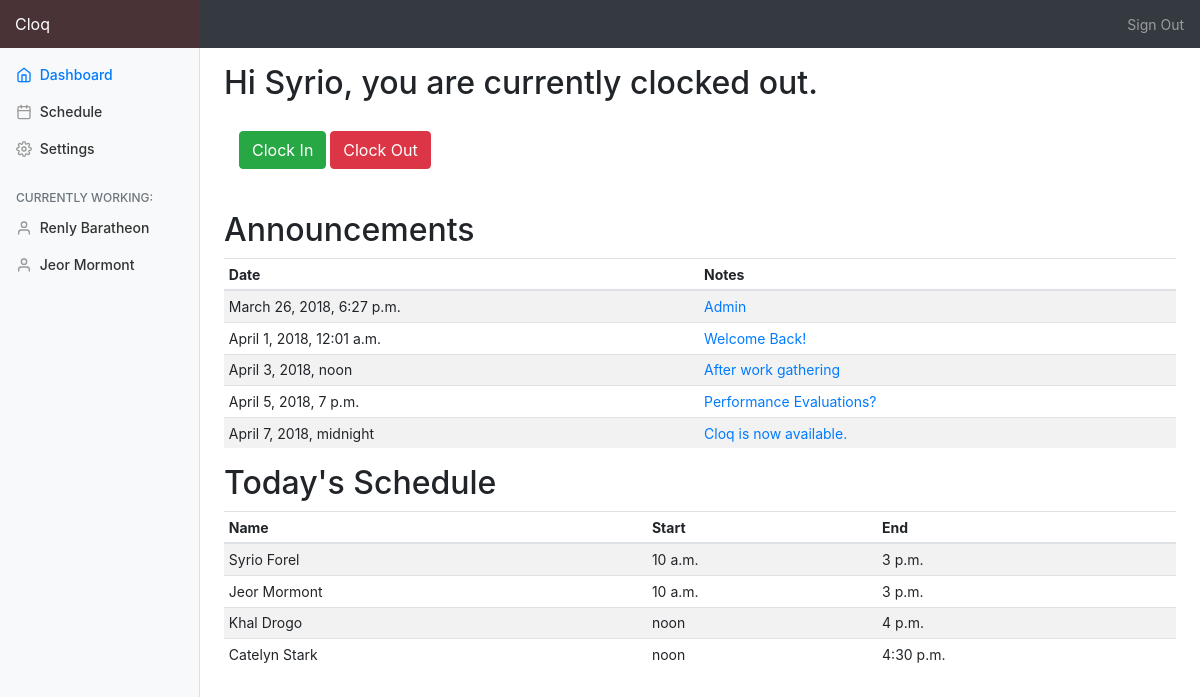
The page /cloq/ on the database its author committed.
### Cloq/models.py (models this page shows, shortened)
class user(models.Model):
    uid = models.AutoField(primary_key = True, help_text="User identifier.")
    usertype = models.IntegerField(help_text = "User type (1 = user, 2 = admin).")
    firstname = models.CharField(max_length=100, help_text = "First name.")
    lastname = models.CharField(max_length=100, help_text = "Last name.")
    username = models.CharField(max_length=30, help_text = "Username.")
    password = models.CharField(max_length=255, help_text = "Hashed user password.")
    email = models.EmailField(help_text = "User email.")
    notification = models.BooleanField(help_text = "Receive email notifications?")
    pronoun = models.CharField(max_length=30,blank=True,default="they/them/theirs", help_text = "User pronouns.")
    phone_regex = RegexValidator(regex=r'^(\+\d{1,2}\s)?\(?\d{3}\)?[\s.-]\d{3}[\s.-]\d{4}$', message="Phone number must be entered in the format: '+1 (888) 888-8888'.")
    phone = models.CharField(validators=[phone_regex], max_length=20, help_text = "User phone number.", default="+1 (888) 888-8888")
    overtime = models.BooleanField(help_text = "Work overtime?")

class announcement(models.Model):
    aid = models.AutoField(primary_key = True, help_text = "Announcement identifier.")
    text = models.TextField(help_text = "Announcement body.")
    time = models.DateTimeField(default=datetime.now, help_text="Announcement datetime.")
    usertype = models.IntegerField(help_text = "Viewable by (1 = all users, 2 = admins only)")
    title = models.CharField(max_length=255, help_text = "Announcement title.")

### Cloq/views.py (the view)
# urls.py: path('', views.dash, name = 'home'),
def dash(request):
    print(get_current_user().usertype)
    announcements = announcement.objects.all()
    today_times = get_todays_schedule()
    today_users = list()
    for today_time in today_times:
        today_users.append((user.objects.filter(uid=today_time.uid)[0].firstname,
                            user.objects.filter(uid=today_time.uid)[0].lastname,
                            today_time.uid,
                            today_time.start.time,
                            today_time.end.time))
    return render(
        request,
        'catalog/user_dash.html',
        context={**{'announcements': announcements,
                      'today_sched': today_times,
                      'today_users': today_users},
                   **template()}
    )

### Cloq/views.py (called while the page is built)
def get_current_user():
    return user.objects.all()[3]

def get_date(year_num:int, month_num:int, day_num:int):
    return date(year=year_num, month=month_num, day=day_num)

def template():
    current_user = get_current_user()
    return {'current_user': current_user, 'working': get_current_working(),
            'current_day': date(year=2018, month=4, day=2),  # right now just gets from the week that we have set up in data
            'USER': USER, 'ADMIN': ADMIN,
            'OVERTIME': OVERTIME, 'NO_OVERTIME': NO_OVERTIME,
            'ALL_VIEW': ALL_VIEW, 'ADMIN_VIEW': ADMIN_VIEW,
            'PUNCH_IN': PUNCH_IN, 'PUNCH_OUT': PUNCH_OUT, 'SHIFT': SHIFT, 'UNAVAILABLE': UNAVAILABLE, 'REQUEST': REQUEST}

def get_current_working():
    working = list()
    uids = set()
    for time_obj in time.objects.all():
        uids.add(time_obj.uid)
    for uid_obj in uids:
        if is_working(uid_obj):
            working.append(uid_obj)
    return list(map(lambda x: user.objects.filter(uid=x)[0], working))

def is_working(uid_obj):
    for time_obj in time.objects.filter(uid=uid_obj).order_by('start').reverse():
        if time_obj.timetype == PUNCH_OUT:
            return False
        elif time_obj.timetype == PUNCH_IN:
            return True
    return False

def get_todays_schedule():
    return time.objects.filter(timetype=SHIFT).\
        filter(start__date=get_date(2018, 4, 2)).\
        order_by('start')

### templates/catalog/user_dash.html (shortened to what this page needs)
{% extends "template.html" %}
{% block content %}
<h2>Hi {{ current_user.firstname }}, you are currently {% if current_user.uid in working%} clocked in. {% else %} clocked out. {% endif %}</h2>
    <div class="container-fluid">
        <br>
        <button type="button" class="btn btn-primary btn-success" data-toggle="modal" data-target="#clockin">
            Clock In
        </button>
        <button type="button" class="btn btn-primary btn-danger" data-toggle="modal" data-target="#clockout">
            Clock Out
        </button>
    </div>
    <br>
    <br>
  <h2>Announcements</h2>
  <div class="table-responsive">
    <table class="table table-striped table-sm">
      <thead>
        <tr>
          <th>Date</th>
          <th>Notes</th>
        </tr>
      </thead>
      <tbody>
        {% for announce in announcements %}
        <tr>
          <td>{{ announce.time }}</td>
          <td>
              <a href="#" data-toggle="modal" data-target="#bannerformmodal{{announce.aid}}">{{ announce.title }}</a>
          </td>
        </tr>
      {% endfor %}
      </tbody>
    </table>
  </div>
  <h2>Today's Schedule</h2>
  <div class="table-responsive">
    <table class="table table-striped table-sm">
      <thead>
        <tr>
          <th>Name</th>
          <th>Start</th>
          <th>End</th>
        </tr>
      </thead>
      <tbody>
        {% for first_n, last_n, user_id, start_t, end_t in today_users %}
        <tr>
          <td>{{ first_n }} {{last_n}}</td>
          <td>{{ start_t }}</td>
          <td>{{ end_t }}</td>
        </tr>
        {% endfor %}
      </tbody>
    </table>
  </div>
  {% endblock %}

### templates/template.html (shortened to what this page needs)
<!doctype html>
<html lang="en">
<head>
    {% load static %}
    <link rel="stylesheet" href="{% static 'css/bootstrap.min.css' %}">
    <link href="{% static 'css/dashboard.css' %}" rel="stylesheet">
</head>
<body>
    <nav class="navbar navbar-dark sticky-top bg-dark flex-md-nowrap p-0">
        <a class="navbar-brand col-sm-3 col-md-2 mr-0" href="#">Cloq</a>
        <ul class="navbar-nav px-3">
            <li class="nav-item text-nowrap">
                <a class="nav-link" href="catalog/logout.html">Sign Out</a>
            </li>
        </ul>
    </nav>
    <div class="container-fluid">
        <div class="row">
            {% block sidebar %}
                <nav class="col-md-2 d-none d-md-block bg-light sidebar">
                    <div class="sidebar-sticky">
                        <ul class="nav flex-column">
                            {% if current_user.usertype == ADMIN %}
                            <li class="nav-item">
                                <a class="nav-link" href="{% url 'admin_dash' %}">
                                    <span data-feather="bar-chart-2"></span>
                                    Admin Dashboard
                                </a>
                            </li>
                            {% else %}
                            <li class="nav-item">
                                <a class="nav-link active" href="{% url 'dash' %}">
                                    <span data-feather="home"></span>
                                    Dashboard <span class="sr-only">(current)</span>
                                </a>
                            </li>
                            {% endif %}
                            {% if current_user.usertype == ADMIN %}
                            <li class="nav-item">
                                <a class="nav-link" href="{% url 'admin_schedule' %}">
                                    <span data-feather="calendar"></span>
                                    Schedule
                                </a>
                            </li>
                            {% else %}
                            <li class="nav-item">
                                <a class="nav-link" href="{% url 'schedule' current_day.year current_day.month current_day.day %}">
                                    <span data-feather="calendar"></span>
                                    Schedule
                                </a>
                            </li>
                            {% endif %}
                            {% if current_user.usertype == ADMIN %}
                            <li class="nav-item">
                                <a class="nav-link" href="admin_settings.html">
                                    <span data-feather="settings"></span>
                                    Admin Settings
                                </a>
                            </li>
                            {% else %}
                            <li class="nav-item">
                                <a class="nav-link" href="{% url 'settings' %}">
                                    <span data-feather="settings"></span>
                                    Settings
                                </a>
                            </li>
                            {% endif %}
                        </ul>
                        <h6 class="sidebar-heading d-flex justify-content-between align-items-center px-3 mt-4 mb-1 text-muted">
                            <span>Currently Working:</span>
                        </h6>
                        <ul class="nav flex-column mb-2">
                            {% if working %}
                            {% for worker in working %}
                            <li class="nav-item">
                                <a class="nav-link" href="#">
                                    <span data-feather="user"></span>
                                    {{ worker.firstname }} {{ worker.lastname }}
                                </a>
                            </li>
                            {% endfor %}
                            {% endif %}
                        </ul>
                    </div>
                </nav>
            {% endblock %}
            <main role="main" class="col-md-9 ml-sm-auto col-lg-10 pt-3 px-4">
                {% block content %}{% endblock %}
            </main>
        </div>
    </div>
</body>
</html>

### Cloq/static/css/dashboard.css (style rules this page uses)
body { font-size: .875rem; }
.feather { width: 16px; height: 16px; vertical-align: text-bottom; }
.sidebar { position: fixed; top: 0; bottom: 0; left: 0; z-index: 100; padding: 0; box-shadow: inset -1px 0 0 rgba(0, 0, 0, .1); }
.sidebar-sticky { position: -webkit-sticky; position: sticky; top: 48px; height: calc(100vh - 48px); padding-top: .5rem; overflow-x: hidden; overflow-y: auto; }
.sidebar .nav-link { font-weight: 500; color: #333; }
.sidebar .nav-link .feather { margin-right: 4px; color: #999; }
.sidebar .nav-link.active { color: #007bff; }
.sidebar .nav-link:hover .feather, .sidebar .nav-link.active .feather { color: inherit; }
.sidebar-heading { font-size: .75rem; text-transform: uppercase; }
.navbar-brand { padding-top: .75rem; padding-bottom: .75rem; font-size: 1rem; background-color: rgba(136, 28, 28, .25); box-shadow: inset -1px 0 0 rgba(136, 28, 28, .25); }

### rows shown on the page
user: firstname "Renly", lastname "Baratheon"
user: firstname "Jeor", lastname "Mormont", today_users "Jeor", today_users "Mormont"
user: firstname "Syrio", today_users "Syrio", today_users "Forel"
announcement: time "March 26, 2018, 6:27 p.m.", title "Admin"
announcement: time "April 1, 2018, 12:01 a.m.", title "Welcome Back!"
announcement: time "April 3, 2018, noon", title "After work gathering"
announcement: time "April 5, 2018, 7 p.m.", title "Performance Evaluations?"
announcement: time "April 7, 2018, midnight", title "Cloq is now available."
user: today_users "Khal", today_users "Drogo"
user: today_users "Catelyn", today_users "Stark"

### other values the page prints
{{ start_t }} "10 a.m." "10 a.m." "noon" "noon"
{{ end_t }} "3 p.m." "3 p.m." "4 p.m." "4:30 p.m."
